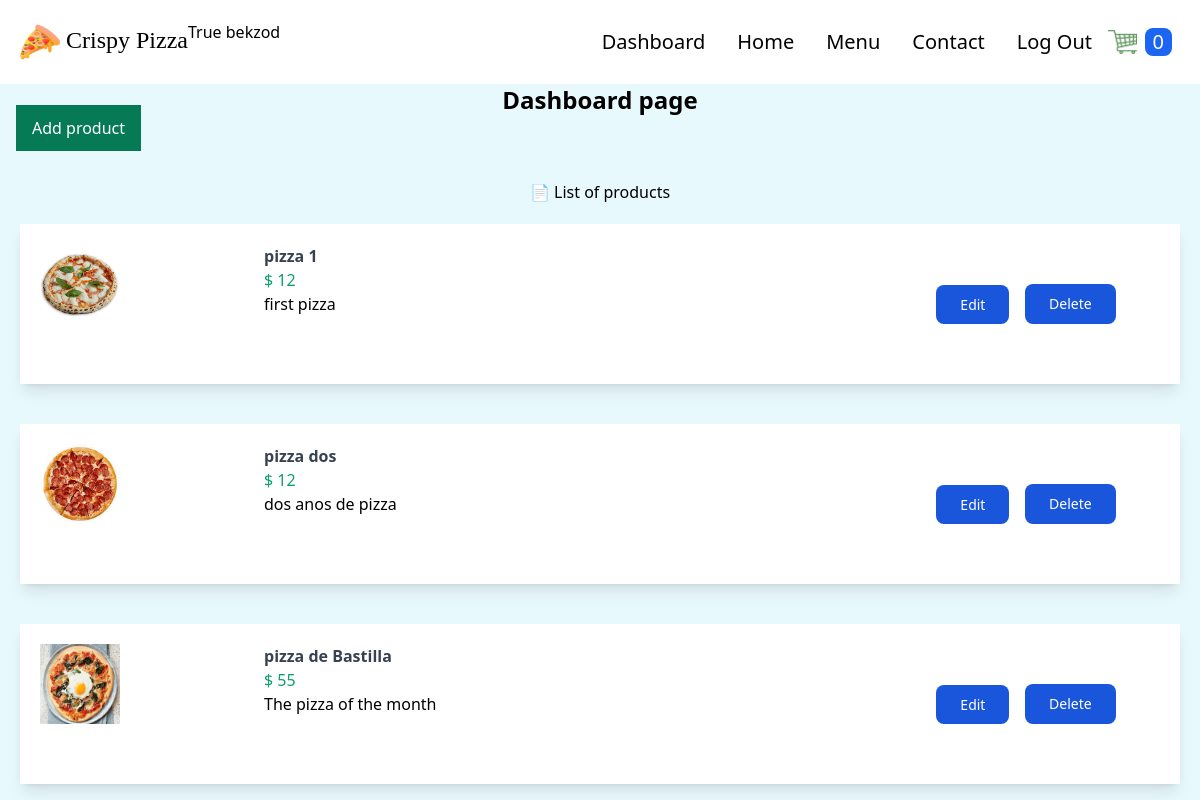
Page /dashboard/ (signed in) on the earlier database version.
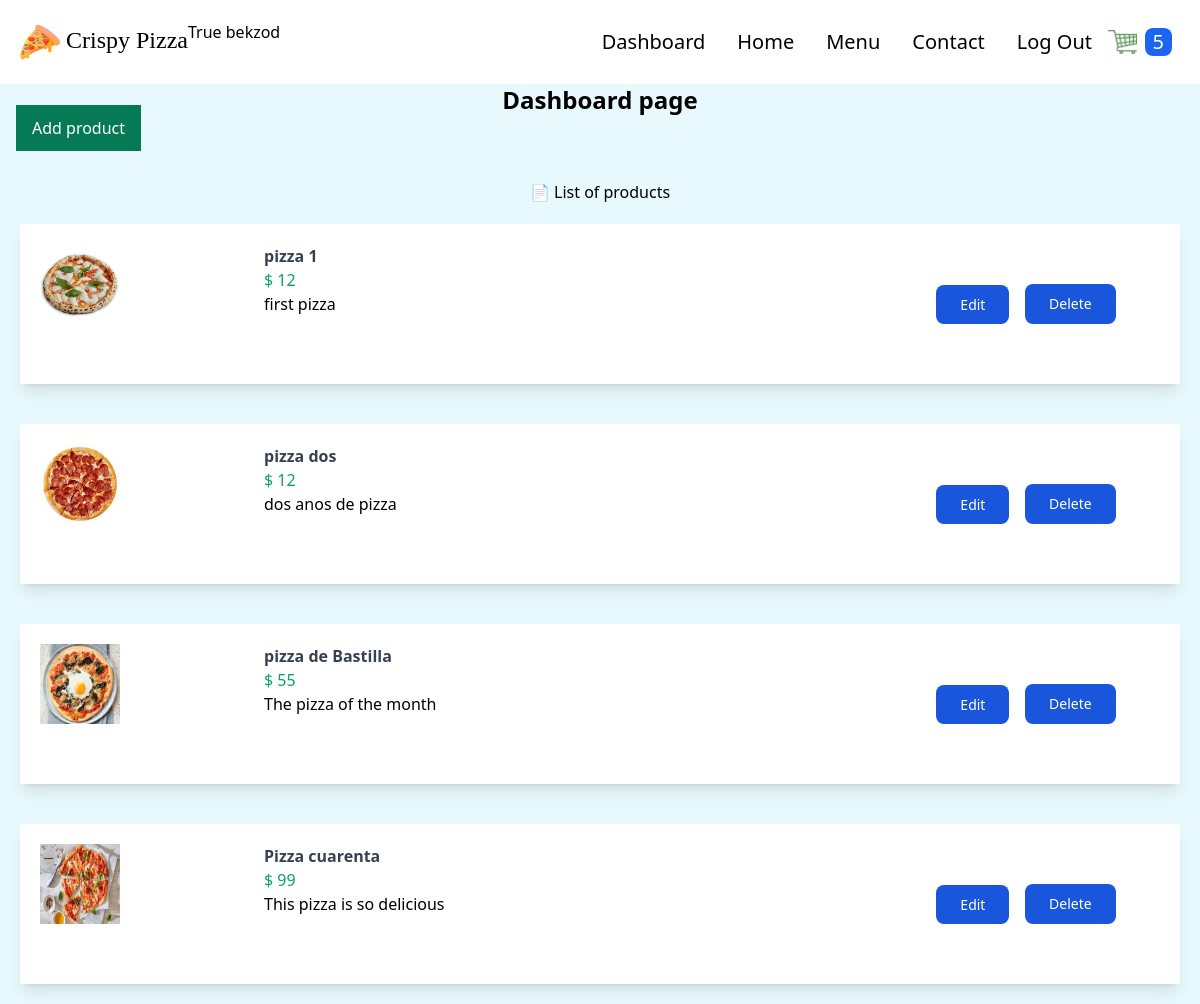
Same page on the later database version.
### store/models.py (models this page shows, shortened)
class Product(models.Model):
    PRODUCT_TYPES = (
        ("Pizza", "pizza"),
        ("Nonpizza", "nonpizza")
    )
    id = models.UUIDField(primary_key=True, default=uuid.uuid4, editable=False)
    name = models.CharField(max_length=100)
    price = models.IntegerField()
    desc = models.TextField(max_length=500)
    image = models.ImageField(blank=True, upload_to='images')
    created_at = models.DateField(auto_now_add=True)
    updated_at = models.DateField(auto_now=True)
    product_type = models.CharField(max_length=10, choices=PRODUCT_TYPES)

### store/views.py (the view)
# urls.py: path('dashboard/', views.dashboard, name='dashboard'),
@user_passes_test(lambda user: user.is_superuser, login_url="store:products")
def dashboard(request):
    products = Product.objects.all()
    context = {'products': products}
    return render(request, 'store/dashboard.html', context)

### order/models.py (called while the page is built)
    @property
    def get_cart_items(self):
        order_items = self.orderitem_set.all()
        total = sum([item.quantity for item in order_items])
        return total

### store/context_processors.py (called while the page is built, shortened)
def get_cart_quantity(request):
    if request.user.is_authenticated:
        customer = request.user.customer
    try:
        customer_order = Order.objects.filter(
            customer=customer, complete=False)[0]
        number_of_items = customer_order.get_cart_items
    except:
        number_of_items = 0
    finally:
        return {
            'cart_quantity': number_of_items
        }

### store/templates/store/dashboard.html (shortened to what this page needs)
{% extends 'store/base.html' %} {% block content %}
<h1 class="text-2xl font-bold text-center">Dashboard page</h1>
<div class="flex flex-col">
  <div>
    <a
      class="ml-4 px-4 bg-green-600 text-white p-3"
      href="{% url 'store:add_product' %}"
      >Add product</a
    >
  </div>
  <div class="mt-10">
    <p class="text-center">📄 List of products</p>
  </div>
  {% for product in products %}
  <div class="itemcontainer bg-white flex shadow-lg m-5 p-5">
    <span class="w-1/5">
      <img class="w-20 h-20" src="{{product.image.url}}" alt="" />
    </span>
    <span class="w-2/5">
      <div class="font-bold text-gray-700">{{product.name}}</div>
      <div class="text-green-500">$ {{product.price}}</div>
      <div>{{product.desc}}</div>
    </span>
    <div class="flex ml-auto items-center">
      <span class="w-1/5 my-10 mx-5">
        <a
          class="text-white bg-blue-700 hover:bg-blue-800 focus:ring-4 focus:outline-none focus:ring-blue-300 font-medium rounded-lg text-sm px-6 py-2.5 text-center dark:bg-blue-600 dark:hover:bg-blue-700 dark:focus:ring-blue-800"
          href="{% url 'store:update_product' product.id %}"
          >Edit
        </a>
      </span>
      <span class="w-1/5 my-10 mx-5">
        <form
          action="{% url 'store:delete_product' product.pk %}"
          method="post"
          style="display: inline"
        >
          <button
            class="text-white bg-blue-700 hover:bg-blue-800 focus:ring-4 focus:outline-none focus:ring-blue-300 font-medium rounded-lg text-sm px-6 py-2.5 text-center dark:bg-blue-600 dark:hover:bg-blue-700 dark:focus:ring-blue-800"
            type="submit"
            onclick="return confirm('Are you sure you want to delete {{product.name}}?');"
          >
            Delete
          </button>
        </form>
      </span>
    </div>
  </div>
  {% endfor %}
</div>
{% endblock %}

### store/templates/store/base.html (shortened to what this page needs)
{% load static %}
<!DOCTYPE html>
<html lang="en">
  <head>
    <link rel="stylesheet" href="{% static 'store/src/styles.css' %}" />
    <link rel="stylesheet" href="{% static 'store/src/customStyles.css' %}" />
  </head>
  <body class="m-0 p-0 bg-dimly-blue">
    <nav class="p-5 bg-white flex">
      <div class="flex justify-between items-center">
        <a href="{% url 'store:products' %}">
          <span class="text-2xl font-[Poppins] cursor-pointer">
            <img
              class="h-10 inline"
              src="{% static 'store/images/pizza.png' %}"
            />
            Crispy Pizza
          </span>
        </a>
      </div>
      <h2>{{user.is_superuser}} {{user.username}}</h2>
      <ul class="flex ml-auto items-center">
        {% if user.is_superuser %}
        <li class="text-xl mx-4 hover:text-cyan-500 duration-500">
          <a href="{% url 'store:dashboard' %}">Dashboard</a>
        </li>
        {% endif %}
        <li class="text-xl mx-4 hover:text-cyan-500 duration-500">
          <a href="{% url 'store:products' %}">Home</a>
        </li>
        <li class="text-xl mx-4 hover:text-cyan-500 duration-500">
          <a href="">Menu</a>
        </li>
        <li class="text-xl mx-4 hover:text-cyan-500 duration-500">
          <a href="">Contact</a>
        </li>
        {% if user.is_authenticated %}
        <li class="text-xl mx-4 hover:text-cyan-500 duration-500">
          <a href="{% url 'users:logout' %}">Log Out</a>
        </li>
        {% else %}
        <li class="text-xl mx-4 hover:text-cyan-500 duration-500">
          <a href="{% url 'users:login' %}">Log In</a>
        </li>
        {% endif %}
        <li>
          <a href="{% url 'order:cart' %}">
            <img
              class="h-6"
              src="{% static 'store/images/cart.png' %}"
              alt="cart"
            />
          </a>
        </li>
        <li class="p-2">
          <div class="bg-blue-600 rounded-lg px-2">
            <p class="text-xl text-white">{{cart_quantity}}</p>
          </div>
        </li>
      </ul>
    </nav>
    {% block content %} {% endblock %}
  </body>
</html>

Differences in the rows shown:
added Product: image (picture), name "Pizza cuarenta", price "99", desc "This pizza is so delicious"
Other differences:
{{ cart_quantity }}: "0" → "5"
